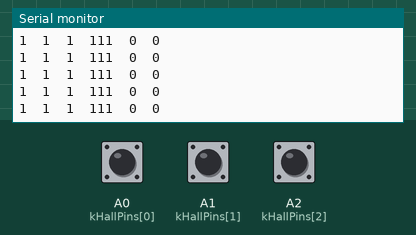
Recording of a sketch running on a simulated Arduino Uno, built with avr-gcc and run on an emulated ATmega328P. Parts: the last lines printed to the serial monitor. The inputs (shaded band) are chosen by the test bench; at power-on: A0 (kHallPins[0]) HIGH, A1 (kHallPins[1]) HIGH, A2 (kHallPins[2]) HIGH.

Above: at 1.2 s.
1.3 s: A0 (kHallPins[0]) pulled LOW for 0.15 s
At 1.32 s:
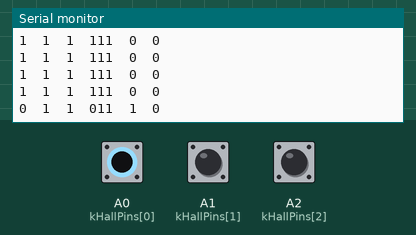
2.9 s: A1 (kHallPins[1]) pulled LOW for 0.15 s
At 2.92 s:
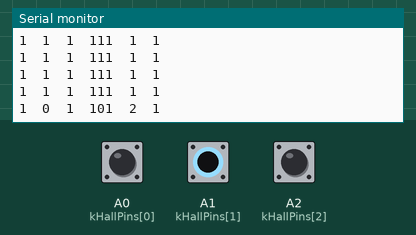
4.5 s: A2 (kHallPins[2]) pulled LOW for 0.15 s
At 4.52 s:
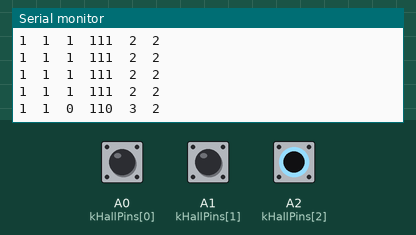
6.1 s: A0 (kHallPins[0]) pulled LOW for 1 s
At 6.12 s:
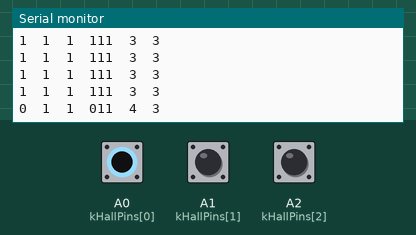
8.6 s: A1 (kHallPins[1]) pulled LOW for 1 s
At 8.62 s:
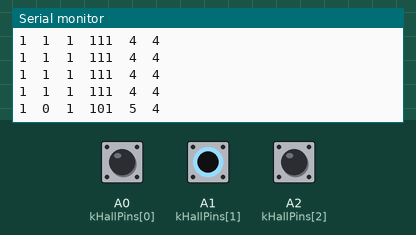
11.1 s: A2 (kHallPins[2]) pulled LOW for 1 s
At 11.12 s:
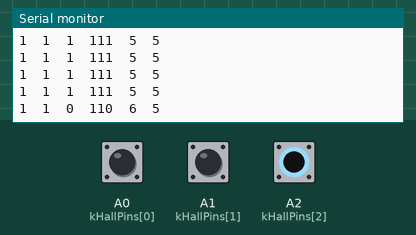
Timing chart, 0 to 14.1 s (numbered marks = the images above; inputs shaded):
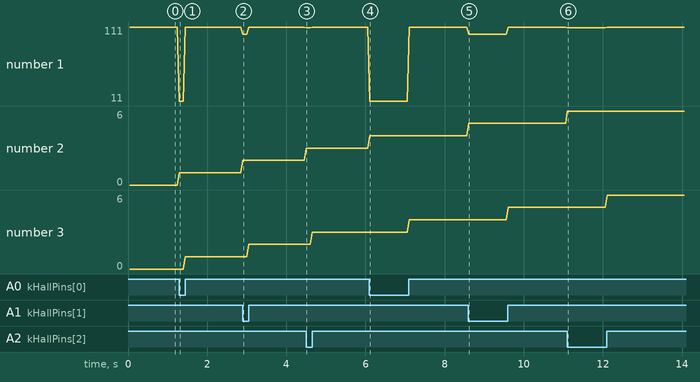

Measured:
- after the input at 1.3 s, the serial monitor: prints a new line at once (image 1)
- after the input at 2.9 s, the serial monitor: prints a new line at once (image 2)
- after the input at 4.5 s, the serial monitor: prints a new line at once (image 3)
- after the input at 6.1 s, the serial monitor: prints a new line at once (image 4)
- after the input at 8.6 s, the serial monitor: prints a new line at once (image 5)
- after the input at 11.1 s, the serial monitor: prints a new line at once (image 6)
- plotted number 2: 1 → 2 after the input at 2.9 s, 2 → 3 after the input at 4.5 s, 3 → 4 after the input at 6.1 s, 4 → 5 after the input at 8.6 s, 5 → 6 after the input at 11.1 s
- plotted number 3: 1 → 2 after the input at 2.9 s, 2 → 3 after the input at 4.5 s, 3 → 4 after the input at 6.1 s, 4 → 5 after the input at 8.6 s, 5 → 6 after the input at 11.1 s

The sketch:

hall_sensor_test.ino
```cpp
// Hall sensor bring-up sketch for a 3-line BLDC hall harness.
// Written for this robot and based on the test approach used by:
// https://github.com/CharlestonRobotics/ChIMP/tree/master/tests/hall_test

namespace {
constexpr int kHallPins[] = {A0, A1, A2};
constexpr unsigned long kPrintIntervalMs = 50;

int hall_state[3] = {HIGH, HIGH, HIGH};
int last_hall_state[3] = {HIGH, HIGH, HIGH};
unsigned long transition_count = 0;
unsigned long illegal_state_count = 0;
unsigned long last_print_ms = 0;
}

void setup() {
  Serial.begin(115200);
  for (int i = 0; i < 3; ++i) {
    pinMode(kHallPins[i], INPUT_PULLUP);
    hall_state[i] = digitalRead(kHallPins[i]);
    last_hall_state[i] = hall_state[i];
  }

  Serial.println("hall_a\thall_b\thall_c\tstate\ttransitions\tillegal");
  Serial.println("Send 'r' over Serial to reset the counters.");
}

void loop() {
  readHallState();

  if (stateChanged()) {
    if (isIllegalHallState()) {
      ++illegal_state_count;
    } else {
      ++transition_count;
    }
    copyHallState();
  }

  if (Serial.available() && Serial.read() == 'r') {
    transition_count = 0;
    illegal_state_count = 0;
  }

  if (millis() - last_print_ms >= kPrintIntervalMs) {
    last_print_ms = millis();
    printHallState();
  }
}

void readHallState() {
  for (int i = 0; i < 3; ++i) {
    hall_state[i] = digitalRead(kHallPins[i]);
  }
}

bool stateChanged() {
  for (int i = 0; i < 3; ++i) {
    if (hall_state[i] != last_hall_state[i]) {
      return true;
    }
  }
  return false;
}

void copyHallState() {
  for (int i = 0; i < 3; ++i) {
    last_hall_state[i] = hall_state[i];
  }
}

bool isIllegalHallState() {
  const int sum = hall_state[0] + hall_state[1] + hall_state[2];
  return sum == 0 || sum == 3;
}

void printHallState() {
  Serial.print(hall_state[0]);
  Serial.print('\t');
  Serial.print(hall_state[1]);
  Serial.print('\t');
  Serial.print(hall_state[2]);
  Serial.print('\t');
  Serial.print(hall_state[0]);
  Serial.print(hall_state[1]);
  Serial.print(hall_state[2]);
  Serial.print('\t');
  Serial.print(transition_count);
  Serial.print('\t');
  Serial.println(illegal_state_count);
}
```
